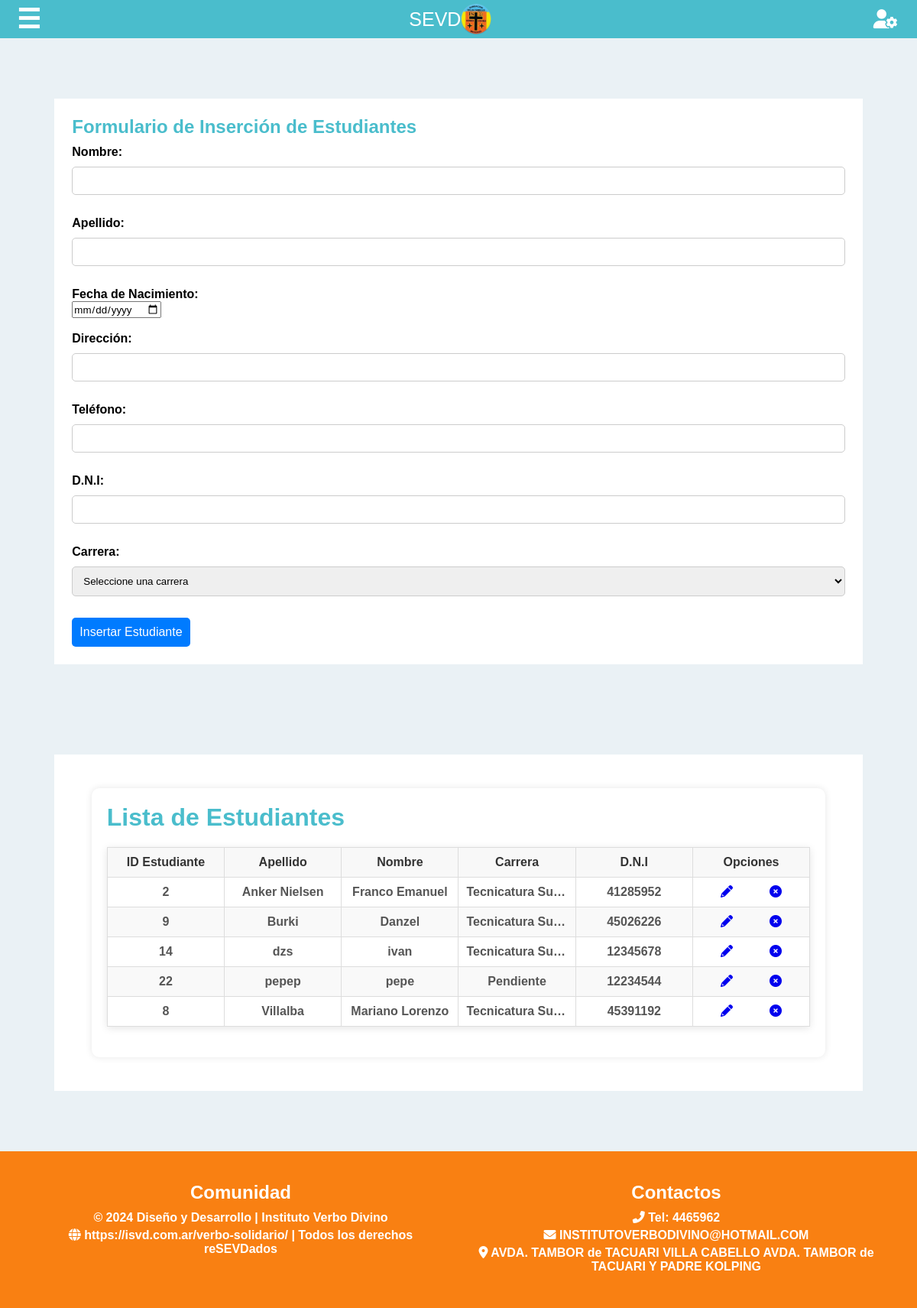
/index.php?modulo=amb_estudiantes (signed in), run on the app's committed database.
### tables this page shows
CREATE TABLE `estudiantes` (
  `idestudiante` int(11) NOT NULL,
  `nombre` varchar(30) NOT NULL,
  `apellido` varchar(30) NOT NULL,
  `fechanacimiento` date NOT NULL,
  `direccion` varchar(50) NOT NULL,
  `telefono` varchar(15) NOT NULL,
  `correo` varchar(50) NOT NULL,
  `idcarrera` int(11) NOT NULL,
  `dni` int(8) UNSIGNED DEFAULT NULL,
  `idusuario` int(11) DEFAULT NULL,
  `eliminado` int(11) NOT NULL DEFAULT 0
);

CREATE TABLE `carreras` (
  `idcarrera` int(11) NOT NULL,
  `nombre` varchar(80) NOT NULL,
  `descripcion` text NOT NULL,
  `planestudiocarrera` varchar(100) NOT NULL
);

### php/amb_estudiantes.php (the view, shortened to what this page needs)
<link rel="stylesheet" href="css/Styles_inscripcion_mesas.css">
<section class="main-content">
    <h2>Formulario de Inserción de Estudiantes</h2>
    <form method="POST" action="index.php?modulo=amb_estudiantes<?php echo isset($_GET['id']) ? '&id=' . $_GET['id'] : ''; ?>">
        <label for="nombre">Nombre:</label><br>
        <input type="text" id="nombre" name="nombre" value="<?php echo isset($r['nombre']) ? $r['nombre'] : ''; ?>" required><br><br>
        <label for="apellido">Apellido:</label><br>
        <input type="text" id="apellido" name="apellido" value="<?php echo isset($r['apellido']) ? $r['apellido'] : ''; ?>" required><br><br>
        <label for="fechanacimiento">Fecha de Nacimiento:</label><br>
        <input type="date" id="fechanacimiento" name="fechanacimiento" value="<?php echo isset($r['fechanacimiento']) ? $r['fechanacimiento'] : ''; ?>" required><br><br>
        <label for="direccion">Dirección:</label><br>
        <input type="text" id="direccion" name="direccion" value="<?php echo isset($r['direccion']) ? $r['direccion'] : ''; ?>" required><br><br>
        <label for="telefono">Teléfono:</label><br>
        <input type="text" id="telefono" name="telefono" value="<?php echo isset($r['telefono']) ? $r['telefono'] : ''; ?>" required><br><br>
        <label for="dni">D.N.I:</label><br>
        <input type="text" id="dni" name="dni" value="<?php echo isset($r['dni']) ? $r['dni'] : ''; ?>" required><br><br>
        <label for="idcarrera">Carrera:</label><br>
        <select id="idcarrera" name="idcarrera" required>
            <option value="">Seleccione una carrera</option>
        </select><br><br>
        <input type="submit" value="<?php echo isset($_GET['id']) ? 'Actualizar' : 'Insertar'; ?> Estudiante">
    </form>
</section>
<?php
$sql = "SELECT e.*, c.nombre AS carrera FROM estudiantes e JOIN carreras c ON c.idcarrera = e.idcarrera WHERE e.eliminado = 0 ORDER BY e.apellido, e.nombre";
$resultado = mysqli_query($con, $sql);
?>
<link rel="stylesheet" href="css/estilo_general.css">
<section class="main-content">
    <section class="academic-status">
    <h2>Lista de Estudiantes</h2>
    <table border="1">
        <thead>
        <tr>
            <th>ID Estudiante</th>
            <th>Apellido</th>
            <th>Nombre</th>
            <th>Carrera</th>
            <th>D.N.I</th>
            <th>Opciones</th>
        </tr>
        </thead>
        <tbody>
        <?php
        if (mysqli_num_rows($resultado) > 0) {
            while ($r = mysqli_fetch_array($resultado)) {
                ?>
                <tr>
                    <td><?php echo $r['idestudiante']; ?></td>
                    <td><?php echo $r['apellido']; ?></td>
                    <td><?php echo $r['nombre']; ?></td>
                    <td><?php echo $r['carrera']; ?></td>
                    <td><?php echo $r['dni']; ?></td>
                    <td>
                        <a href="index.php?modulo=amb_estudiantes&id=<?php echo $r['idestudiante']; ?>"><i class='fas fa-pencil-alt ancho_boton'></i></a>
                        <a href="index.php?modulo=amb_estudiantes&delete_id=<?php echo $r['idestudiante']; ?>" onclick="return confirm('¿Estás seguro de que deseas eliminar este estudiante?');"><i class='fas fa-times-circle ancho_boton'></i></a>
                    </td>
                </tr>
                <?php
            }
        }
        ?>
        </tbody>
    </table>
    </section>
</section>

### index.php (shortened to what this page needs)
<?php
include("includes/conexion.php");
?>
<!DOCTYPE html>
<html lang="en">
<head>
    <link rel="stylesheet" href="css/Styles_index.css">
    <link rel="stylesheet" href="css/inicio_sesion.css">
    <link rel="stylesheet" href="https://cdnjs.cloudflare.com/ajax/libs/font-awesome/5.15.3/css/all.min.css">
    <link href="https://cdnjs.cloudflare.com/ajax/libs/font-awesome/6.0.0-beta3/css/all.min.css" rel="stylesheet">
</head>
<body>
    <?php
    include('php/header.php');
    include('php/menu.php');
    ?>
    <main>
        <?php
        if (!empty($_GET['modulo'])) {
            include('php/' . addslashes($_GET['modulo']) . '.php');
        }
        ?>
    </main>
    <?php include('php/footer.php') ?>
</body>
</html>

### php/header.php (shortened to what this page needs)
<header class="header">
    <div class="container">
        <div class="btn-menu">
            <?php
            if (isset($_SESSION['idrol'])) {
                echo '<label for="btn-menu">☰</label>';
            }
            ?>
        </div>
        <div class="logo">
            <a href="index.php">
                <h1>SEVD</h1>
                <img src="img/Logo_ISVD.png" alt="Logo del Instituto" width="40">
            </a>
        </div>
        <div class="menu">
        <?php
            if (isset($_SESSION['idusuario'])) {
                $idusuario = $_SESSION['idusuario'];
                $query = "
                    SELECT u.nombreusuario, u.idrol, r.tipo
                    FROM usuarios u
                    JOIN roles r ON u.idrol = r.idrol
                    WHERE u.idusuario = ?";
                if ($stmt = mysqli_prepare($con, $query)) {
                    mysqli_stmt_bind_param($stmt, "i", $idusuario);
                    mysqli_stmt_execute($stmt);
                    mysqli_stmt_bind_result($stmt, $nombreusuario, $idrol, $rol);
                    echo '
                    <input type="checkbox" id="dropdown-toggle" hidden>
                    <label for="dropdown-toggle" class="perfil-icon" title="Perfil del usuario">
                        <i class="fas fa-user-cog"></i>
                    </label>
                    <div class="dropdown-content">
                        <p><b>Usuario:</b> ' . htmlspecialchars($nombreusuario) . '</p>
                        <p><b>Rol:</b> ' . htmlspecialchars($rol) . '</p>';
                    echo '</div>';
                }
            }
        ?>
        </div>
    </div>
</header>

### php/menu.php (shortened to what this page needs)
<label for="btn-menu" class="btn-menu"><span>☰</span></label>
<link rel="stylesheet" href="css/Styles_index.css">

### php/footer.php
<footer class="footer">
    <div class="footer-content">
        <div class="contact-info">
            <h2>Comunidad</h2>
            <p>© 2024 Diseño y Desarrollo | Instituto Verbo Divino</p>
            <p><i class="fas fa-globe"></i> <a
                href="https://isvd.com.ar/verbo-solidario/">https://isvd.com.ar/verbo-solidario/</a> | Todos los
                derechos reSEVDados</p>
        </div>
        <div class="contact-info">
            <h2>Contactos</h2>
            <p><i class="fas fa-phone-alt"></i> Tel: 4465962</p>
            <p><i class="fas fa-envelope"></i> INSTITUTOVERBODIVINO@HOTMAIL.COM</p>
            <p><i class="fas fa-map-marker-alt"></i> AVDA. TAMBOR de TACUARI VILLA CABELLO AVDA. TAMBOR de TACUARI Y
                PADRE KOLPING</p>
        </div>
    </div>
</footer>

### css/Styles_index.css (style rules this page uses)
* { margin: 0; padding: 0; box-sizing: border-box; font-family: 'Montserrat Alternates', sans-serif; }
body { background-image: url(../img/instituto.png); background-repeat: no-repeat; background-size: cover; background-position: center; display: flex; flex-direction: column; min-height: 100vh; margin: 0; font-weight: bold; }
.ancho_boton { width: 45%; text-align: center; }
table { width: 100%; border-collapse: collapse; margin-bottom: 20px; border: 1px solid #ddd; box-shadow: 0px 2px 10px rgba(0, 0, 0, 0.1); background-color: #ffffff; table-layout: fixed; }
th, td { padding: 10px; text-align: center; border-bottom: 1px solid #ddd; overflow: hidden; text-overflow: ellipsis; white-space: nowrap; }
th { background-color: #f8f8f8; color: #333; font-weight: bold; }
td { color: #555; }
table thead { background-color: #e6f7ff; }
.header { width: 100%; height: 50px; position: fixed; background-color: #4abdcc; z-index: 1000; display: flex; justify-content: center; align-items: center; top: 0; }
.container { width: 100%; display: flex; justify-content: center; align-items: center; position: relative; }
.logo { display: flex; align-items: center; justify-content: center; width: 100%; text-align: center; }
.logo a { display: flex; align-items: center; text-decoration: none; color: #fff; }
.logo h1 { font-weight: 400; font-size: 25px; margin-left: 10px; }
.btn-menu { position: absolute; left: 10px; }
.btn-menu label { color: #fff; font-size: 35px; cursor: pointer; }
.perfil-icon { position:relative; right: 14px; color: #fff; font-size: 25px; cursor: pointer; }
main { margin-top: 70px; padding: 0 1%; flex-grow: 1; display: flex; flex-direction: column; justify-content: flex-start; padding-bottom: 20px; width: 100%; }
.footer { background-color: #F98012; color: #fff; text-align: center; padding: 10px; width: 100%; margin-top: auto; }
.footer-content { display: flex; flex-wrap: wrap; justify-content: space-around; padding: 20px; }
.footer-content .contact-info a { color: #ffffff; text-decoration: none; }

### css/inicio_sesion.css (style rules this page uses)
body { font-family: Arial, sans-serif; background-color: #f0f0f0; display: flex; flex-direction: column; align-items: center; justify-content: flex-start; min-height: 100vh; margin: 0; }
input[type="text"], input[type="password"], input[type="email"], select { width: 100%; padding: 10px; margin: 10px 0; border: 1px solid #ccc; border-radius: 5px; }
input[type="submit"] { width: 100%; padding: 10px; background-color: #007BFF; color: #fff; border: none; border-radius: 5px; cursor: pointer; font-size: 16px; transition: background-color 0.3s; }

### css/Styles_inscripcion_mesas.css (style rules this page uses)
* { margin: 0; padding: 0; box-sizing: border-box; font-family: 'Montserrat Alternates', sans-serif; }
body { background: #EAF1F5; display: flex; flex-direction: column; min-height: 100vh; }
input[type="submit"] { width: auto; padding: 10px; background-color: #007BFF; color: #fff; border: none; border-radius: 5px; cursor: pointer; font-size: 16px; transition: background-color 0.3s; }
.header { width: 100%; height: 50px; position: fixed; background-color: #4abdcc; z-index: 1000; }
.container { width: 98%; max-width: 100%; margin: auto; display: flex; justify-content: space-between; align-items: center; }
.container .btn-menu, .logo { display: flex; align-items: center; }
.container .btn-menu label { color: #fff; font-size: 35px; cursor: pointer; }
.logo a { display: flex; align-items: center; text-decoration: none; color: #fff; }
.logo h1 { font-weight: 400; font-size: 25px; margin-left: 10px; }
.menu { display: flex; align-items: center; }
.main-content { background-color: #fff; padding: 2%; margin: 5%; }
.main-content h2 { color: #4abdcc; margin-bottom:1%; }
.footer { background-color: #F98012; color: #fff; text-align: center; padding: 10px; width: 100%; margin-top: auto; }
.footer-content { display: flex; flex-wrap: wrap; justify-content: space-around; padding: 20px; }
.footer-content .contact-info a { color: #ffffff; text-decoration: none; }

### data on the page
estudiantes: idestudiante "2", apellido "Anker Nielsen", nombre "Franco Emanuel", idcarrera.nombre "Tecnicatura Su…", dni "41285952"
estudiantes: idestudiante "9", apellido "Burki", nombre "Danzel", idcarrera.nombre "Tecnicatura Su…", dni "45026226"
estudiantes: idestudiante "14", apellido "dzs", nombre "ivan", idcarrera.nombre "Tecnicatura Su…", dni "12345678"
estudiantes: idestudiante "22", apellido "pepep", nombre "pepe", idcarrera.nombre "Pendiente", dni "12234544"
estudiantes: idestudiante "8", apellido "Villalba", nombre "Mariano Lorenzo", idcarrera.nombre "Tecnicatura Su…", dni "45391192"
